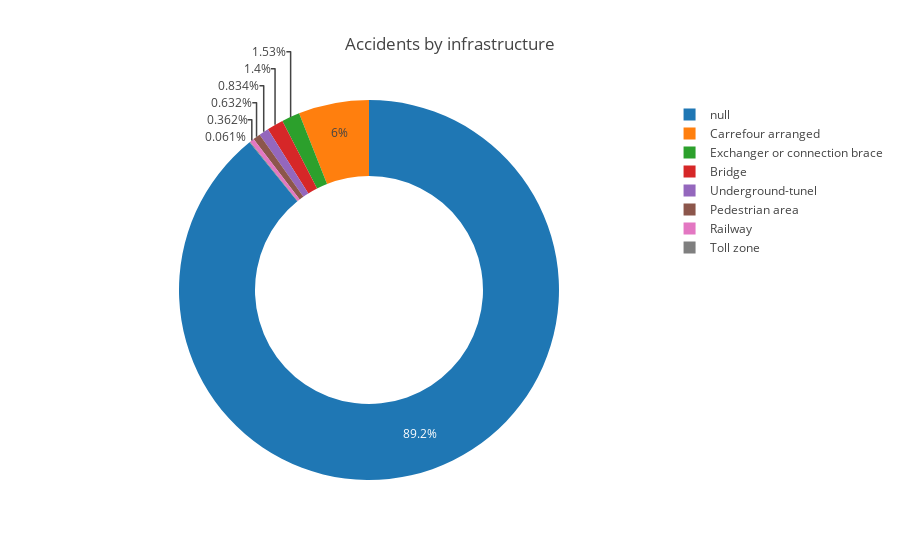

Notebook code for this chart:
### Code cell
data_infra = places.groupby(by='infrastructure', as_index=False).count()
profLable = {
    1:'Underground-tunel',
    2:'Bridge',
    3:'Exchanger or connection brace',
    4:'Railway',
    5:'Carrefour arranged',
    6:'Pedestrian area',
    7:'Toll zone',
    
}

data_infra.infrastructure =  data_infra.infrastructure.map(profLable)

Title = "Accidents by infrastructure"
PlotPiechart(data_infra.infrastructure.values , data_infra, 'Infrastructure')

### Figure 1 — Plotly figure (JSON) as saved in the notebook; plotly's stock layout.template omitted (floating-point values rounded to 4 significant figures)
{"data": [{"hole": 0.6, "hoverinfo": "label+percent+name", "labels": [null, "Underground-tunel", "Bridge", "Exchanger or connection brace", "Railway", "Carrefour arranged", "Pedestrian area", "Toll zone"], "name": "Infrastructure", "type": "pie", "uid": "3cc2d59f-833a-446e-9a15-1ac202ef8ef1", "values": [747965, 6994, 11720, 12853, 3034, 50330, 5299, 512]}], "layout": {"annotations": [{"font": {"size": 40}, "showarrow": false, "text": " ", "x": 5.5, "y": 0.5}], "title": {"text": "Accidents by infrastructure"}}}
